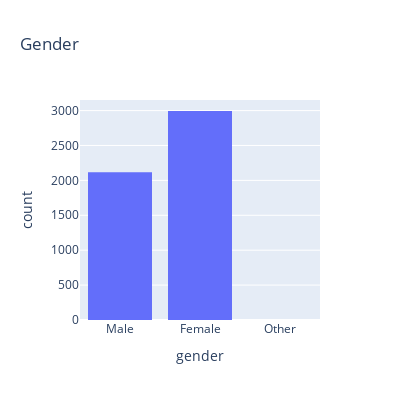

Notebook code for this chart:
### Markdown cell above
> **1.Gender:**

### Code cell
print (f'{round(df["gender"].value_counts(normalize=True)*100,2)}')
fig = px.histogram(df, x="gender", title='Gender', width=400, height=400)
fig.show()

### Figure 1 — Plotly figure (JSON) as saved in the notebook; plotly's stock layout.template omitted (floating-point values rounded to 4 significant figures; data arrays with more than 128 entries replaced by an {"elided": "..."} marker saying what was removed)
{"data": [{"alignmentgroup": "True", "bingroup": "x", "hovertemplate": "gender=%{x}<br>count=%{y}<extra></extra>", "legendgroup": "", "marker": {"color": "#636efa", "pattern": {"shape": ""}}, "name": "", "offsetgroup": "", "orientation": "v", "showlegend": false, "type": "histogram", "x": {"elided": "5110 str values"}, "xaxis": "x", "yaxis": "y"}], "layout": {"barmode": "relative", "height": 400, "legend": {"tracegroupgap": 0}, "title": {"text": "Gender"}, "width": 400, "xaxis": {"anchor": "y", "domain": [0, 1], "title": {"text": "gender"}}, "yaxis": {"anchor": "x", "domain": [0, 1], "title": {"text": "count"}}}}
